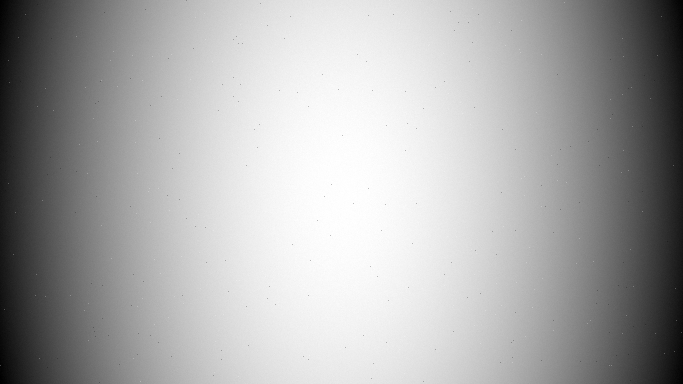
#> input picture Neta_Nakdimon_322216128_Ex4/calib_im1.jpg, 1366 x 768 px (shown at 1/2 size)
$ python ex4a.py
#> lines starting #> are read from the running program, lines starting #| are printed output that depends on the picture
# %% [markdown]
# # EX4a: Vignetting
# In photography and optics, vignetting is a reduction of an
# image's brightness or saturation toward the periphery compared
# to the image center.
#
# Mechanical vignetting (for example) occurs when light beams emanating from
# object points located off-axis are partially blocked by
# external objects such as thick or stacked filters, secondary
# lenses, and improper lens hoods. [Wikipedia]
#
# Read more about it here:
# https://en.wikipedia.org/wiki/Vignetting
# https://photographylife.com/what-is-vignetting
#
# You are an algorithm engineer in a new cutting-edge camera
# startup with a new problem of automatically correct vignetting problems.

# The simple approach:
# Getting a calibration image of a white wall and then simply divide this calib_im with each raw image to get a fixed image.
# The problem:
# Not enough memory in the camera to save multiple calib images per each lens configuration.
#
# The New process the we propose is as follows:
# 1. For each new lens the end-user wants to use, he will shoot one calibration image of a white wall.
# 2. Calibration params are saved for this lens configuration.
# 3. The user can now work with this lens configuration and the vignetting will be corrected for all images.

# Behind the scenes we need to build 3 functions:
# 1. `get_index_matrix()` that returns the
# index matrix (called `X` in our lesson). We will build this in python but our engineers will convert it to ASIC,
# so this function CAN'T change.
# 2. `get_calib_coeffs(calib_map)` that gets a raw image of the white wall and returns the betta vector (the calibration params).
# 3. `fix_raw_im(b, vig_im)` that gets the user image and the betta vector and fixes the image vignetting.
# It reconstruct the calib image input from (2) using (1) + betta vector and then divide the input image with this reconstructed calib_map to get a fixed image.

# %%
# to run in google colab
import sys

import numpy as np

if "google.colab" in sys.modules:

    def download_from_web(url):
        import requests

        response = requests.get(url)
        if response.status_code == 200:
            with open(url.split("/")[-1], "wb") as file:
                file.write(response.content)
        else:
            raise Exception(
                f"Failed to download the image. Status code: {response.status_code}"
            )

    download_from_web(
        "https://github.com/YoniChechik/AI_is_Math/raw/master/c_04a_curve_fitting/ex4a/calib_im1.jpg"
    )
    download_from_web(
        "https://github.com/YoniChechik/AI_is_Math/raw/master/c_04a_curve_fitting/ex4a/calib_im2.jpg"
    )
    download_from_web(
        "https://github.com/YoniChechik/AI_is_Math/raw/master/c_04a_curve_fitting/ex4a/calib_im3.jpg"
    )
    download_from_web(
        "https://github.com/YoniChechik/AI_is_Math/raw/master/c_04a_curve_fitting/ex4a/vignette_im1.jpg"
    )
    download_from_web(
        "https://github.com/YoniChechik/AI_is_Math/raw/master/c_04a_curve_fitting/ex4a/vignette_im2.jpg"
    )
    download_from_web(
        "https://github.com/YoniChechik/AI_is_Math/raw/master/c_04a_curve_fitting/ex4a/vignette_im3.jpg"
    )

# %%
import cv2
import matplotlib.pyplot as plt

IMAGE_SHAPE = [768, 1366]


# %%
def get_index_matrix():
    # TODO: get x,y index for each pixel as column vectors
    # HINT: use np.meshgrid() + reshape
    x, y = np.meshgrid(np.arange(IMAGE_SHAPE[1]), np.arange(IMAGE_SHAPE[0]))
    x = x.reshape(-1, 1)
    y = y.reshape(-1, 1)

    # X is the raw dataset from which we will reconstruct the calib map
    # X@b = calib_map
    # TODO: build X using x,y and function of them
    # hint: use np.concatenate()
    # hint2: the calibration map looks radial- so to build a good representation of it we need to use x,y but also x^2, y^2 and even xy.
    # this is only one line, but a hard one
    X = np.concatenate([x, y, x**2, y**2, x*y],  axis=1)
    return X


# %%
def get_calib_coeffs(calib_map):
    # This is the calibration function when he user switches lenses.
    # Since it's memory consuming to save the intire calib map,
    # we will save only a parametric representation of it using X,b

    # TODO: transform calib_map to column vector for least-squares
    # one line
    y = calib_map.reshape(-1, 1)

    # build X
    X = get_index_matrix()

    # TODO: use least-squares to find the beta params for later use.
    # one line
    b = np.linalg.lstsq(X, y, rcond=None)[0].flatten()

    return b


# %%


def fix_raw_im(b, vig_im):
    # Each image taken is passed through this block to correct for vignetting
    # Normalize the input vignette image
    vig_im = vig_im.astype(float) / 255
    # build data matrix X
    X = get_index_matrix()

    # TODO: build reconstructed calib map using b params from calibration step
    # use X,b (this is the LS part!!!)
    # one line
    reconstructed_calib_im_column_vector = X @ b
    # reshape into 2d image
    rec_calib_map = reconstructed_calib_im_column_vector.reshape(IMAGE_SHAPE)
    # build 3 copies of the 2d result and concat along the third dim, in order to divide with RGB images
    rec_calib_map_rgb = np.stack([rec_calib_map] * 3, axis=-1)

    # TODO: divide the reconstructed calib image with the input image to get the fixed result
    # one line
    res = np.clip(vig_im / (rec_calib_map_rgb + 1e-10), 0, 1)

    # return the final result + rec_calib_map for debug and testing purposes.
    return res, rec_calib_map


# %%
def calib_testing(calib_map, rec_calib_map):
    # test your calib map reconstruction relative to the original
    # calib map
    # this is just for testing in the lab, not for the end user...

    # TODO:what is the RMSE of the reconstruction?
    # one line
    rmse = np.sqrt(np.mean((calib_map - rec_calib_map) ** 2))

    # TODO: print L1 map of reconstruction
    # one line
    abs_error_map = np.abs(calib_map - rec_calib_map)

    plt.figure()
    plt.imshow(abs_error_map)
    plt.colorbar()
    plt.title("rmse error is " + str(rmse) + ". L1 map:")
    plt.show()


# %%
if __name__ == "__main__":
    for i in range(3):
        calib_im = cv2.imread("calib_im" + str(i + 1) + ".jpg")
#> calib_im is the input picture: shape (768, 1366, 3); min 0, max 255, mean 169.5
        calib_im = cv2.cvtColor(calib_im, cv2.COLOR_BGR2GRAY)
#> calib_im: shape (768, 1366)
        calib_map = calib_im.astype(float) / 255

        vig_im = cv2.imread("vignette_im" + str(i + 1) + ".jpg")
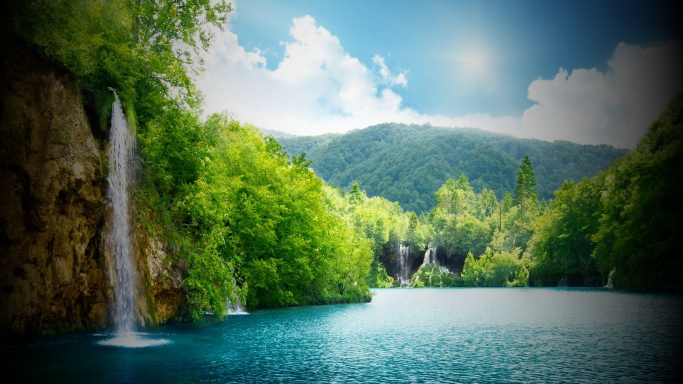
#> input picture Neta_Nakdimon_322216128_Ex4/vignette_im1.jpg, 1366 x 768 px (shown at 1/2 size)
#> vig_im is the input picture: shape (768, 1366, 3); mean B, G, R 91.3, 110.9, 84.6
        vig_im = cv2.cvtColor(vig_im, cv2.COLOR_BGR2RGB)

        # ===== happens in the factory per lens setup
        b = get_calib_coeffs(calib_map)
#> in get_calib_coeffs, `b = np.linalg.lstsq(X, y, rcond=None)[0].flatten()`: b = [0.00264, 0.000494, -1.94e-06, -6.45e-07, 2.13e-09]

        # ===== b is then saved to the camera hardware coupled to the lens configuration.
        # so to fix the problem one must use b on the raw image each time he takes a photo:
        res, rec_calib_map = fix_raw_im(b, vig_im)
#> in fix_raw_im, `vig_im = vig_im.astype(float) / 255`:
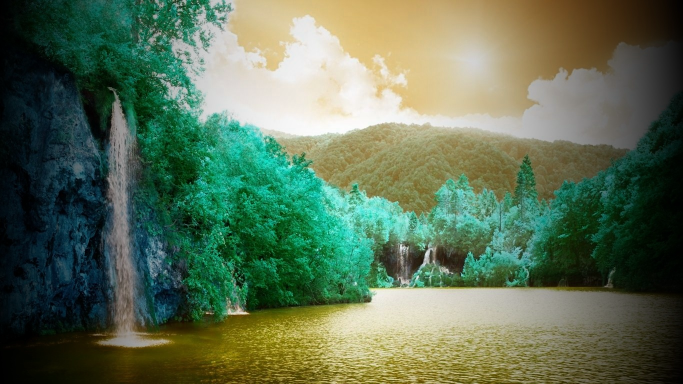
#> vig_im: shape (768, 1366, 3) float64 (shown at 1/2 size); mean of channels 0, 1, 2 0.332, 0.435, 0.358; drawn as B, G, R
#> in fix_raw_im, `res = np.clip(vig_im / (rec_calib_map_rgb + 1e-10), 0, 1)`:
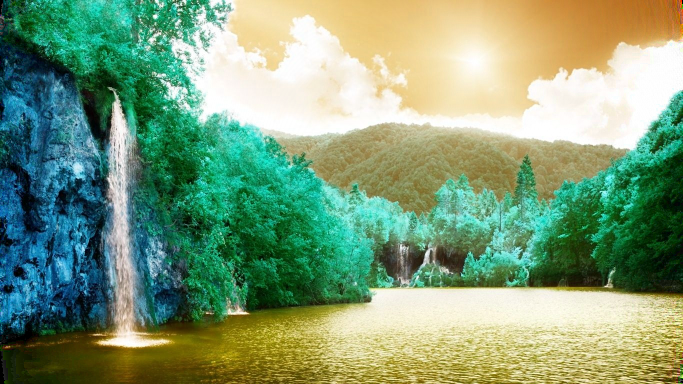
#> res: shape (768, 1366, 3) float64 (shown at 1/2 size); mean of channels 0, 1, 2 0.475, 0.614, 0.495; drawn as B, G, R

        # ===== plot results
        plt.figure()
        plt.imshow(vig_im)
        plt.title("original image")
        plt.show()

        plt.figure()
        plt.imshow(res)
        plt.title("fixed image")
        plt.show()

        calib_testing(calib_map, rec_calib_map)
#> in calib_testing, `rmse = np.sqrt(np.mean((calib_map - rec_calib_map) ** 2))`: rmse = 0.0147
#> in calib_testing, `abs_error_map = np.abs(calib_map - rec_calib_map)`:
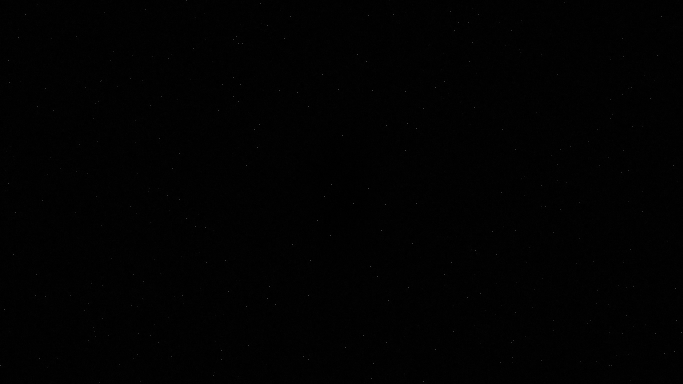
#> abs_error_map: shape (768, 1366) float64 (shown at 1/2 size); min 0, max 0.996, mean 0.00729
#> in calib_testing, `plt.show()`:
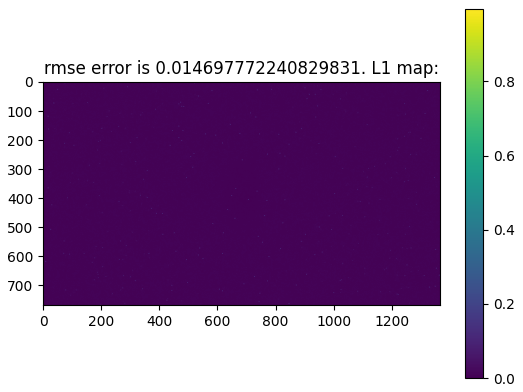
#> figure drawn by matplotlib, 2 panels
#> pass 2 of the loop `for i in range(3):`:
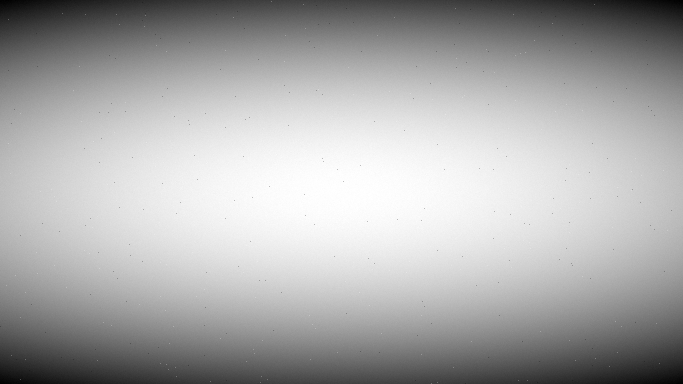
#> input picture Neta_Nakdimon_322216128_Ex4/calib_im2.jpg, 1366 x 768 px (shown at 1/2 size)
#> calib_im is the input picture: shape (768, 1366, 3); min 0, max 255, mean 169.5
#> calib_im: shape (768, 1366)
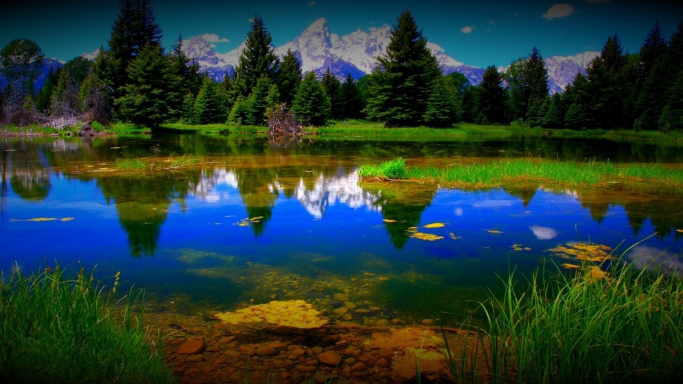
#> input picture Neta_Nakdimon_322216128_Ex4/vignette_im2.jpg, 1366 x 768 px (shown at 1/2 size)
#> vig_im is the input picture: shape (768, 1366, 3); mean B, G, R 52.1, 58.8, 37.1
#> `b = get_calib_coeffs(calib_map)`: b = [0.000752, 0.00386, -5.51e-07, -5.03e-06, 2.25e-09]
#> rmse = 0.0146
#> in calib_testing (call 2), `plt.show()`:
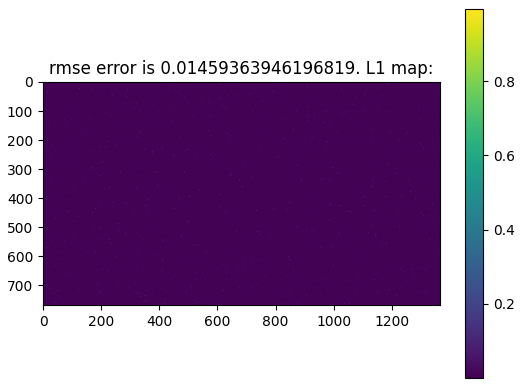
#> figure drawn by matplotlib, 2 panels
#> pass 3 of the loop `for i in range(3):`:
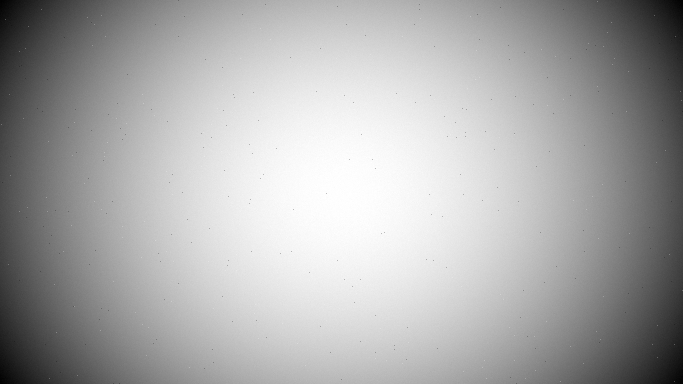
#> input picture Neta_Nakdimon_322216128_Ex4/calib_im3.jpg, 1366 x 768 px (shown at 1/2 size)
#> calib_im is the input picture: shape (768, 1366, 3); min 0, max 255, mean 169.5
#> calib_im: shape (768, 1366)
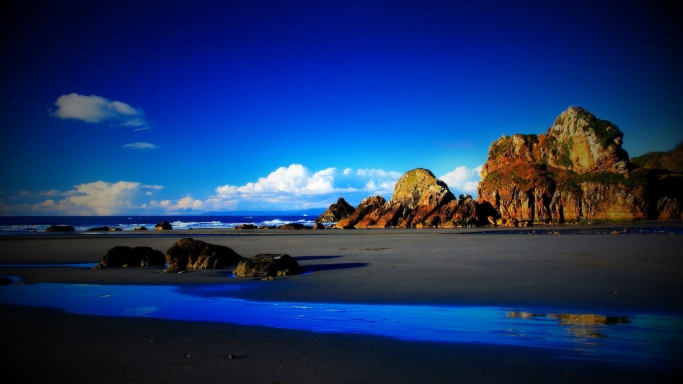
#> input picture Neta_Nakdimon_322216128_Ex4/vignette_im3.jpg, 1366 x 768 px (shown at 1/2 size)
#> vig_im is the input picture: shape (768, 1366, 3); mean B, G, R 100.7, 51.1, 25.5
#> `b = get_calib_coeffs(calib_map)`: b = [0.00208, 0.00149, -1.52e-06, -1.95e-06, 2.32e-09]
#> rmse = 0.0148
#> in calib_testing (call 3), `plt.show()`:
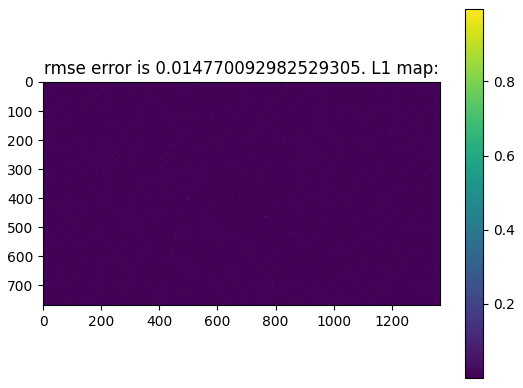
#> figure drawn by matplotlib, 2 panels

# %%
